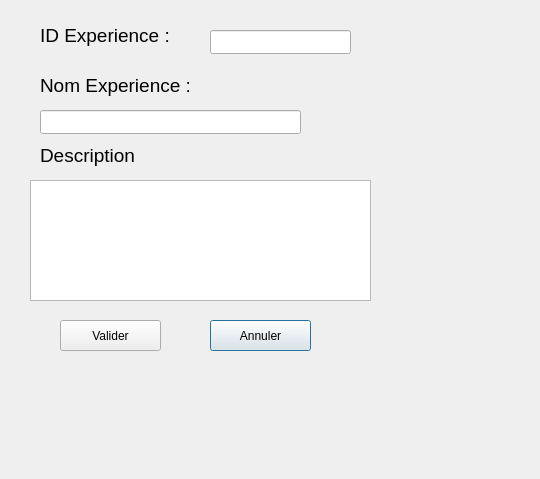
<?xml version="1.0" encoding="UTF-8"?>
<ui version="4.0">
 <class>ficheEpreience</class>
 <widget class="QDialog" name="ficheEpreience">
  <property name="geometry">
   <rect>
    <x>0</x>
    <y>0</y>
    <width>540</width>
    <height>479</height>
   </rect>
  </property>
  <property name="windowTitle">
   <string>Dialog</string>
  </property>
  <widget class="QPushButton" name="ButtonAnnuler">
   <property name="geometry">
    <rect>
     <x>210</x>
     <y>320</y>
     <width>101</width>
     <height>31</height>
    </rect>
   </property>
   <property name="text">
    <string>Annuler</string>
   </property>
  </widget>
  <widget class="QPushButton" name="ButtonValider">
   <property name="geometry">
    <rect>
     <x>60</x>
     <y>320</y>
     <width>101</width>
     <height>31</height>
    </rect>
   </property>
   <property name="text">
    <string>Valider</string>
   </property>
  </widget>
  <widget class="QTextEdit" name="TextEditDescription">
   <property name="geometry">
    <rect>
     <x>30</x>
     <y>180</y>
     <width>341</width>
     <height>121</height>
    </rect>
   </property>
  </widget>
  <widget class="QLabel" name="label">
   <property name="geometry">
    <rect>
     <x>40</x>
     <y>140</y>
     <width>141</width>
     <height>31</height>
    </rect>
   </property>
   <property name="font">
    <font>
     <pointsize>14</pointsize>
    </font>
   </property>
   <property name="text">
    <string>Description</string>
   </property>
  </widget>
  <widget class="QLabel" name="label_2">
   <property name="geometry">
    <rect>
     <x>40</x>
     <y>20</y>
     <width>161</width>
     <height>31</height>
    </rect>
   </property>
   <property name="font">
    <font>
     <pointsize>14</pointsize>
    </font>
   </property>
   <property name="text">
    <string>ID Experience :</string>
   </property>
  </widget>
  <widget class="QLineEdit" name="LineEditId">
   <property name="geometry">
    <rect>
     <x>210</x>
     <y>30</y>
     <width>141</width>
     <height>24</height>
    </rect>
   </property>
  </widget>
  <widget class="QLabel" name="label_3">
   <property name="geometry">
    <rect>
     <x>40</x>
     <y>70</y>
     <width>211</width>
     <height>31</height>
    </rect>
   </property>
   <property name="font">
    <font>
     <pointsize>14</pointsize>
    </font>
   </property>
   <property name="text">
    <string>Nom Experience :</string>
   </property>
  </widget>
  <widget class="QLineEdit" name="LineEditNom">
   <property name="geometry">
    <rect>
     <x>40</x>
     <y>110</y>
     <width>261</width>
     <height>24</height>
    </rect>
   </property>
  </widget>
 </widget>
 <resources/>
 <connections/>
</ui>
